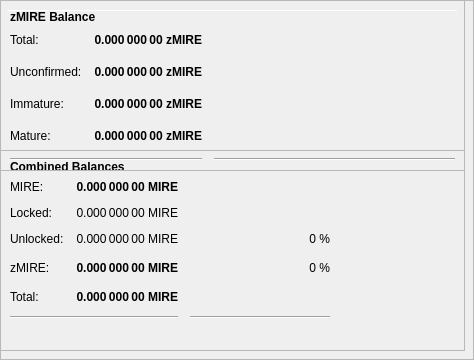
        <widget class="QFrame" name="frameObfuscation">
         <property name="minimumSize">
          <size>
           <width>0</width>
           <height>350</height>
          </size>
         </property>
         <property name="layoutDirection">
          <enum>Qt::LeftToRight</enum>
         </property>
         <property name="frameShape">
          <enum>QFrame::StyledPanel</enum>
         </property>
         <property name="frameShadow">
          <enum>QFrame::Raised</enum>
         </property>
         <widget class="QPushButton" name="runAutoDenom">
          <property name="geometry">
           <rect>
            <x>251</x>
            <y>17</y>
            <width>1</width>
            <height>1</height>
           </rect>
          </property>
          <property name="palette">
           <palette>
            <active>
             <colorrole role="WindowText">
              <brush brushstyle="SolidPattern">
               <color alpha="255">
                <red>0</red>
                <green>0</green>
                <blue>0</blue>
               </color>
              </brush>
             </colorrole>
             <colorrole role="Button">
              <brush brushstyle="SolidPattern">
               <color alpha="255">
                <red>239</red>
                <green>238</green>
                <blue>238</blue>
               </color>
              </brush>
             </colorrole>
             <colorrole role="Light">
              <brush brushstyle="SolidPattern">
               <color alpha="255">
                <red>255</red>
                <green>255</green>
                <blue>255</blue>
               </color>
              </brush>
             </colorrole>
             <colorrole role="Midlight">
              <brush brushstyle="SolidPattern">
               <color alpha="255">
                <red>247</red>
                <green>246</green>
                <blue>246</blue>
               </color>
              </brush>
             </colorrole>
             <colorrole role="Dark">
              <brush brushstyle="SolidPattern">
               <color alpha="255">
                <red>119</red>
                <green>119</green>
                <blue>119</blue>
               </color>
              </brush>
             </colorrole>
             <colorrole role="Mid">
              <brush brushstyle="SolidPattern">
               <color alpha="255">
                <red>159</red>
                <green>159</green>
                <blue>159</blue>
               </color>
              </brush>
             </colorrole>
             <colorrole role="Text">
              <brush brushstyle="SolidPattern">
               <color alpha="255">
                <red>0</red>
                <green>0</green>
                <blue>0</blue>
               </color>
              </brush>
             </colorrole>
             <colorrole role="BrightText">
              <brush brushstyle="SolidPattern">
               <color alpha="255">
                <red>255</red>
                <green>255</green>
                <blue>255</blue>
               </color>
              </brush>
             </colorrole>
             <colorrole role="ButtonText">
              <brush brushstyle="SolidPattern">
               <color alpha="255">
                <red>0</red>
                <green>0</green>
                <blue>0</blue>
               </color>
              </brush>
             </colorrole>
             <colorrole role="Base">
              <brush brushstyle="SolidPattern">
               <color alpha="255">
                <red>255</red>
                <green>255</green>
                <blue>255</blue>
               </color>
              </brush>
             </colorrole>
             <colorrole role="Window">
              <brush brushstyle="SolidPattern">
               <color alpha="255">
                <red>239</red>
                <green>238</green>
                <blue>238</blue>
               </color>
              </brush>
             </colorrole>
             <colorrole role="Shadow">
              <brush brushstyle="SolidPattern">
               <color alpha="255">
                <red>0</red>
                <green>0</green>
                <blue>0</blue>
               </color>
              </brush>
             </colorrole>
             <colorrole role="AlternateBase">
              <brush brushstyle="SolidPattern">
               <color alpha="255">
                <red>247</red>
                <green>246</green>
                <blue>246</blue>
               </color>
              </brush>
             </colorrole>
             <colorrole role="ToolTipBase">
              <brush brushstyle="SolidPattern">
               <color alpha="255">
                <red>255</red>
                <green>255</green>
                <blue>220</blue>
               </color>
              </brush>
             </colorrole>
             <colorrole role="ToolTipText">
              <brush brushstyle="SolidPattern">
               <color alpha="255">
                <red>0</red>
                <green>0</green>
                <blue>0</blue>
               </color>
              </brush>
             </colorrole>
            </active>
            <inactive>
             <colorrole role="WindowText">
              <brush brushstyle="SolidPattern">
               <color alpha="255">
                <red>0</red>
                <green>0</green>
                <blue>0</blue>
               </color>
              </brush>
             </colorrole>
             <colorrole role="Button">
              <brush brushstyle="SolidPattern">
               <color alpha="255">
                <red>239</red>
                <green>238</green>
                <blue>238</blue>
               </color>
              </brush>
             </colorrole>
             <colorrole role="Light">
              <brush brushstyle="SolidPattern">
               <color alpha="255">
                <red>255</red>
                <green>255</green>
                <blue>255</blue>
               </color>
              </brush>
             </colorrole>
             <colorrole role="Midlight">
              <brush brushstyle="SolidPattern">
               <color alpha="255">
                <red>247</red>
                <green>246</green>
                <blue>246</blue>
               </color>
              </brush>
             </colorrole>
             <colorrole role="Dark">
              <brush brushstyle="SolidPattern">
               <color alpha="255">
                <red>119</red>
                <green>119</green>
                <blue>119</blue>
               </color>
              </brush>
             </colorrole>
             <colorrole role="Mid">
              <brush brushstyle="SolidPattern">
               <color alpha="255">
                <red>159</red>
                <green>159</green>
                <blue>159</blue>
               </color>
              </brush>
             </colorrole>
             <colorrole role="Text">
              <brush brushstyle="SolidPattern">
               <color alpha="255">
                <red>0</red>
                <green>0</green>
                <blue>0</blue>
               </color>
              </brush>
             </colorrole>
             <colorrole role="BrightText">
              <brush brushstyle="SolidPattern">
               <color alpha="255">
                <red>255</red>
                <green>255</green>
                <blue>255</blue>
               </color>
              </brush>
             </colorrole>
             <colorrole role="ButtonText">
              <brush brushstyle="SolidPattern">
               <color alpha="255">
                <red>0</red>
                <green>0</green>
                <blue>0</blue>
               </color>
              </brush>
             </colorrole>
             <colorrole role="Base">
              <brush brushstyle="SolidPattern">
               <color alpha="255">
                <red>255</red>
                <green>255</green>
                <blue>255</blue>
               </color>
              </brush>
             </colorrole>
             <colorrole role="Window">
              <brush brushstyle="SolidPattern">
               <color alpha="255">
                <red>239</red>
                <green>238</green>
                <blue>238</blue>
               </color>
              </brush>
             </colorrole>
             <colorrole role="Shadow">
              <brush brushstyle="SolidPattern">
               <color alpha="255">
                <red>0</red>
                <green>0</green>
                <blue>0</blue>
               </color>
              </brush>
             </colorrole>
             <colorrole role="AlternateBase">
              <brush brushstyle="SolidPattern">
               <color alpha="255">
                <red>247</red>
                <green>246</green>
                <blue>246</blue>
               </color>
              </brush>
             </colorrole>
             <colorrole role="ToolTipBase">
              <brush brushstyle="SolidPattern">
               <color alpha="255">
                <red>255</red>
                <green>255</green>
                <blue>220</blue>
               </color>
              </brush>
             </colorrole>
             <colorrole role="ToolTipText">
              <brush brushstyle="SolidPattern">
               <color alpha="255">
                <red>0</red>
                <green>0</green>
                <blue>0</blue>
               </color>
              </brush>
             </colorrole>
            </inactive>
            <disabled>
             <colorrole role="WindowText">
              <brush brushstyle="SolidPattern">
               <color alpha="255">
                <red>119</red>
                <green>119</green>
                <blue>119</blue>
               </color>
              </brush>
             </colorrole>
             <colorrole role="Button">
              <brush brushstyle="SolidPattern">
               <color alpha="255">
                <red>239</red>
                <green>238</green>
                <blue>238</blue>
               </color>
              </brush>
             </colorrole>
             <colorrole role="Light">
              <brush brushstyle="SolidPattern">
               <color alpha="255">
                <red>255</red>
                <green>255</green>
                <blue>255</blue>
               </color>
              </brush>
             </colorrole>
             <colorrole role="Midlight">
              <brush brushstyle="SolidPattern">
               <color alpha="255">
                <red>247</red>
                <green>246</green>
                <blue>246</blue>
               </color>
              </brush>
             </colorrole>
             <colorrole role="Dark">
              <brush brushstyle="SolidPattern">
               <color alpha="255">
                <red>119</red>
                <green>119</green>
                <blue>119</blue>
               </color>
              </brush>
             </colorrole>
             <colorrole role="Mid">
              <brush brushstyle="SolidPattern">
               <color alpha="255">
                <red>159</red>
                <green>159</green>
                <blue>159</blue>
               </color>
              </brush>
             </colorrole>
             <colorrole role="Text">
              <brush brushstyle="SolidPattern">
               <color alpha="255">
                <red>119</red>
                <green>119</green>
                <blue>119</blue>
               </color>
              </brush>
             </colorrole>
             <colorrole role="BrightText">
              <brush brushstyle="SolidPattern">
               <color alpha="255">
                <red>255</red>
                <green>255</green>
                <blue>255</blue>
               </color>
              </brush>
             </colorrole>
             <colorrole role="ButtonText">
              <brush brushstyle="SolidPattern">
               <color alpha="255">
                <red>119</red>
                <green>119</green>
                <blue>119</blue>
               </color>
              </brush>
             </colorrole>
             <colorrole role="Base">
              <brush brushstyle="SolidPattern">
               <color alpha="255">
                <red>239</red>
                <green>238</green>
                <blue>238</blue>
               </color>
              </brush>
             </colorrole>
             <colorrole role="Window">
              <brush brushstyle="SolidPattern">
               <color alpha="255">
                <red>239</red>
                <green>238</green>
                <blue>238</blue>
               </color>
              </brush>
             </colorrole>
             <colorrole role="Shadow">
              <brush brushstyle="SolidPattern">
               <color alpha="255">
                <red>0</red>
                <green>0</green>
                <blue>0</blue>
               </color>
              </brush>
             </colorrole>
             <colorrole role="AlternateBase">
              <brush brushstyle="SolidPattern">
               <color alpha="255">
                <red>239</red>
                <green>238</green>
                <blue>238</blue>
               </color>
              </brush>
             </colorrole>
             <colorrole role="ToolTipBase">
              <brush brushstyle="SolidPattern">
               <color alpha="255">
                <red>255</red>
                <green>255</green>
                <blue>220</blue>
               </color>
              </brush>
             </colorrole>
             <colorrole role="ToolTipText">
              <brush brushstyle="SolidPattern">
               <color alpha="255">
                <red>0</red>
                <green>0</green>
                <blue>0</blue>
               </color>
              </brush>
             </colorrole>
            </disabled>
           </palette>
          </property>
          <property name="focusPolicy">
           <enum>Qt::NoFocus</enum>
          </property>
          <property name="autoFillBackground">
           <bool>true</bool>
          </property>
          <property name="text">
           <string/>
          </property>
          <property name="flat">
           <bool>true</bool>
          </property>
         </widget>
         <widget class="Line" name="line">
          <property name="geometry">
           <rect>
            <x>7</x>
            <y>10</y>
            <width>451</width>
            <height>1</height>
           </rect>
          </property>
          <property name="orientation">
           <enum>Qt::Horizontal</enum>
          </property>
         </widget>
         <widget class="QFrame" name="frame_3">
          <property name="geometry">
           <rect>
            <x>0</x>
            <y>150</y>
            <width>465</width>
            <height>201</height>
           </rect>
          </property>
          <property name="frameShape">
           <enum>QFrame::StyledPanel</enum>
          </property>
          <property name="frameShadow">
           <enum>QFrame::Raised</enum>
          </property>
          <layout class="QVBoxLayout" name="verticalLayout_5">
           <item>
            <layout class="QHBoxLayout" name="horizontalLayout_5" stretch="0">
             <item>
              <widget class="QLabel" name="label_5z">
               <property name="maximumSize">
                <size>
                 <width>16777215</width>
                 <height>20</height>
                </size>
               </property>
               <property name="font">
                <font>
                 <weight>75</weight>
                 <bold>true</bold>
                </font>
               </property>
               <property name="toolTip">
                <string>Combined Balances (including unconfirmed and immature coins)</string>
               </property>
               <property name="text">
                <string>&lt;html&gt;&lt;head/&gt;&lt;body&gt;&lt;p&gt;Combined Balances&lt;/p&gt;&lt;/body&gt;&lt;/html&gt;</string>
               </property>
              </widget>
             </item>
            </layout>
           </item>
           <item>
            <layout class="QGridLayout" name="gridLayout_3">
             <property name="spacing">
              <number>12</number>
             </property>
             <item row="7" column="0" colspan="2">
              <widget class="Line" name="lineSpendableBalance_3">
               <property name="orientation">
                <enum>Qt::Horizontal</enum>
               </property>
              </widget>
             </item>
             <item row="7" column="2">
              <widget class="Line" name="lineWatchBalance_3">
               <property name="sizePolicy">
                <sizepolicy hsizetype="Preferred" vsizetype="Fixed">
                 <horstretch>0</horstretch>
                 <verstretch>0</verstretch>
                </sizepolicy>
               </property>
               <property name="minimumSize">
                <size>
                 <width>140</width>
                 <height>0</height>
                </size>
               </property>
               <property name="orientation">
                <enum>Qt::Horizontal</enum>
               </property>
              </widget>
             </item>
             <item row="4" column="1">
              <widget class="QLabel" name="labelzBalancez">
               <property name="font">
                <font>
                 <weight>75</weight>
                 <bold>true</bold>
                </font>
               </property>
               <property name="cursor">
                <cursorShape>IBeamCursor</cursorShape>
               </property>
               <property name="toolTip">
                <string>Total of transactions that have yet to be confirmed, and do not yet count toward the spendable balance</string>
               </property>
               <property name="text">
                <string notr="true">0.000 000 00 MIRE</string>
               </property>
               <property name="alignment">
                <set>Qt::AlignRight|Qt::AlignTrailing|Qt::AlignVCenter</set>
               </property>
               <property name="textInteractionFlags">
                <set>Qt::LinksAccessibleByMouse|Qt::TextSelectableByKeyboard|Qt::TextSelectableByMouse</set>
               </property>
              </widget>
             </item>
             <item row="6" column="1">
              <widget class="QLabel" name="labelTotalz">
               <property name="font">
                <font>
                 <weight>75</weight>
                 <bold>true</bold>
                </font>
               </property>
               <property name="cursor">
                <cursorShape>IBeamCursor</cursorShape>
               </property>
               <property name="toolTip">
                <string>Total Balance, including unconfirmed and immature coins.</string>
               </property>
               <property name="text">
                <string notr="true">0.000 000 00 MIRE</string>
               </property>
               <property name="alignment">
                <set>Qt::AlignRight|Qt::AlignTrailing|Qt::AlignVCenter</set>
               </property>
               <property name="textInteractionFlags">
                <set>Qt::LinksAccessibleByMouse|Qt::TextSelectableByKeyboard|Qt::TextSelectableByMouse</set>
               </property>
              </widget>
             </item>
             <item row="4" column="3">
              <spacer name="horizontalSpacer_6">
               <property name="orientation">
                <enum>Qt::Horizontal</enum>
               </property>
               <property name="sizeHint" stdset="0">
                <size>
                 <width>40</width>
                 <height>20</height>
                </size>
               </property>
              </spacer>
             </item>
             <item row="6" column="0">
              <widget class="QLabel" name="labelTotalTextz">
               <property name="text">
                <string>Total:</string>
               </property>
              </widget>
             </item>
             <item row="1" column="0">
              <widget class="QLabel" name="labelBalanceTextz">
               <property name="text">
                <string>MIRE:</string>
               </property>
              </widget>
             </item>
             <item row="1" column="1">
              <widget class="QLabel" name="labelBalancez">
               <property name="font">
                <font>
                 <weight>75</weight>
                 <bold>true</bold>
                </font>
               </property>
               <property name="cursor">
                <cursorShape>IBeamCursor</cursorShape>
               </property>
               <property name="toolTip">
                <string>Your current spendable balance</string>
               </property>
               <property name="text">
                <string notr="true">0.000 000 00 MIRE</string>
               </property>
               <property name="alignment">
                <set>Qt::AlignRight|Qt::AlignTrailing|Qt::AlignVCenter</set>
               </property>
               <property name="textInteractionFlags">
                <set>Qt::LinksAccessibleByMouse|Qt::TextSelectableByKeyboard|Qt::TextSelectableByMouse</set>
               </property>
              </widget>
             </item>
             <item row="4" column="0">
              <widget class="QLabel" name="labelzBalanceTextz">
               <property name="toolTip">
                <string/>
               </property>
               <property name="text">
                <string>zMIRE:</string>
               </property>
              </widget>
             </item>
             <item row="4" column="2">
              <widget class="QLabel" name="labelzMIREPercent">
               <property name="toolTip">
                <string>Current percentage of zMIRE.
If AutoMint is enabled this percentage will settle around the configured AutoMint percentage (default = 10%)</string>
               </property>
               <property name="text">
                <string>0 %</string>
               </property>
               <property name="alignment">
                <set>Qt::AlignRight|Qt::AlignTrailing|Qt::AlignVCenter</set>
               </property>
              </widget>
             </item>
             <item row="6" column="2">
              <widget class="QLabel" name="label100Percent">
               <property name="text">
                <string/>
               </property>
               <property name="alignment">
                <set>Qt::AlignRight|Qt::AlignTrailing|Qt::AlignVCenter</set>
               </property>
              </widget>
             </item>
             <item row="2" column="1">
              <widget class="QLabel" name="labelLockedBalance">
               <property name="toolTip">
                <string>Locked MIRE or Masternode collaterals. These are excluded from zMIRE minting.</string>
               </property>
               <property name="text">
                <string>0.000 000 00 MIRE</string>
               </property>
               <property name="alignment">
                <set>Qt::AlignRight|Qt::AlignTrailing|Qt::AlignVCenter</set>
               </property>
              </widget>
             </item>
             <item row="2" column="0">
              <widget class="QLabel" name="labelLockedBalanceText">
               <property name="toolTip">
                <string>Locked MIRE or Masternode collaterals. These are excluded from zMIRE minting.</string>
               </property>
               <property name="text">
                <string>Locked:</string>
               </property>
              </widget>
             </item>
             <item row="3" column="0">
              <widget class="QLabel" name="labelUnLockedBalanceText">
               <property name="toolTip">
                <string>Unlocked MIREs. These can be used for zMIRE minting.</string>
               </property>
               <property name="text">
                <string>Unlocked:</string>
               </property>
              </widget>
             </item>
             <item row="3" column="1">
              <widget class="QLabel" name="labelUnLockedBalance">
               <property name="toolTip">
                <string>Unlocked MIREs. These can be used for zMIRE minting.</string>
               </property>
               <property name="text">
                <string>0.000 000 00 MIRE</string>
               </property>
               <property name="alignment">
                <set>Qt::AlignRight|Qt::AlignTrailing|Qt::AlignVCenter</set>
               </property>
              </widget>
             </item>
             <item row="3" column="2">
              <widget class="QLabel" name="labelMIREPercent">
               <property name="text">
                <string>0 %</string>
               </property>
               <property name="alignment">
                <set>Qt::AlignRight|Qt::AlignTrailing|Qt::AlignVCenter</set>
               </property>
              </widget>
             </item>
            </layout>
           </item>
           <item>
            <spacer name="verticalSpacer">
             <property name="orientation">
              <enum>Qt::Vertical</enum>
             </property>
             <property name="sizeHint" stdset="0">
              <size>
               <width>20</width>
               <height>40</height>
              </size>
             </property>
            </spacer>
           </item>
          </layout>
         </widget>
         <widget class="QFrame" name="frame_4">
          <property name="geometry">
           <rect>
            <x>0</x>
            <y>0</y>
            <width>465</width>
            <height>171</height>
           </rect>
          </property>
          <property name="frameShape">
           <enum>QFrame::StyledPanel</enum>
          </property>
          <property name="frameShadow">
           <enum>QFrame::Raised</enum>
          </property>
          <layout class="QVBoxLayout" name="verticalLayout_7">
           <item>
            <layout class="QHBoxLayout" name="horizontalLayout_8" stretch="0">
             <item>
              <widget class="QLabel" name="label_5z_3">
               <property name="maximumSize">
                <size>
                 <width>16777215</width>
                 <height>20</height>
                </size>
               </property>
               <property name="font">
                <font>
                 <weight>75</weight>
                 <bold>true</bold>
                </font>
               </property>
               <property name="text">
                <string>zMIRE Balance</string>
               </property>
              </widget>
             </item>
            </layout>
           </item>
           <item>
            <layout class="QGridLayout" name="gridLayout_5">
             <property name="spacing">
              <number>12</number>
             </property>
             <item row="4" column="0">
              <widget class="QLabel" name="labelzBalanceMatureText">
               <property name="toolTip">
                <string>Mature: more than 20 confirmation and more than 1 mints of the same denomination after it was minted.
These zMIRE are spendable.</string>
               </property>
               <property name="text">
                <string>Mature:</string>
               </property>
              </widget>
             </item>
             <item row="5" column="0" colspan="2">
              <widget class="Line" name="lineSpendableBalance_5">
               <property name="orientation">
                <enum>Qt::Horizontal</enum>
               </property>
              </widget>
             </item>
             <item row="1" column="1">
              <widget class="QLabel" name="labelzBalance">
               <property name="font">
                <font>
                 <weight>75</weight>
                 <bold>true</bold>
                </font>
               </property>
               <property name="cursor">
                <cursorShape>IBeamCursor</cursorShape>
               </property>
               <property name="toolTip">
                <string>All available zMIRE, unconfirmed and immature zMIRE included.</string>
               </property>
               <property name="text">
                <string notr="true">0.000 000 00 zMIRE</string>
               </property>
               <property name="alignment">
                <set>Qt::AlignRight|Qt::AlignTrailing|Qt::AlignVCenter</set>
               </property>
               <property name="textInteractionFlags">
                <set>Qt::LinksAccessibleByMouse|Qt::TextSelectableByKeyboard|Qt::TextSelectableByMouse</set>
               </property>
              </widget>
             </item>
             <item row="5" column="2">
              <widget class="Line" name="lineWatchBalance_5">
               <property name="sizePolicy">
                <sizepolicy hsizetype="Preferred" vsizetype="Fixed">
                 <horstretch>0</horstretch>
                 <verstretch>0</verstretch>
                </sizepolicy>
               </property>
               <property name="minimumSize">
                <size>
                 <width>140</width>
                 <height>0</height>
                </size>
               </property>
               <property name="orientation">
                <enum>Qt::Horizontal</enum>
               </property>
              </widget>
             </item>
             <item row="1" column="0">
              <widget class="QLabel" name="labelzBalanceText">
               <property name="toolTip">
                <string>All available zMIRE, unconfirmed and immature zMIRE included.</string>
               </property>
               <property name="text">
                <string>Total:</string>
               </property>
              </widget>
             </item>
             <item row="1" column="2">
              <spacer name="horizontalSpacer_8">
               <property name="orientation">
                <enum>Qt::Horizontal</enum>
               </property>
               <property name="sizeHint" stdset="0">
                <size>
                 <width>40</width>
                 <height>20</height>
                </size>
               </property>
              </spacer>
             </item>
             <item row="4" column="2">
              <spacer name="horizontalSpacer_4">
               <property name="orientation">
                <enum>Qt::Horizontal</enum>
               </property>
               <property name="sizeHint" stdset="0">
                <size>
                 <width>40</width>
                 <height>20</height>
                </size>
               </property>
              </spacer>
             </item>
             <item row="4" column="1">
              <widget class="QLabel" name="labelzBalanceMature">
               <property name="font">
                <font>
                 <weight>75</weight>
                 <bold>true</bold>
                </font>
               </property>
               <property name="toolTip">
                <string>Mature: more than 20 confirmation and more than 1 mints of the same denomination after it was minted.
These zMIRE are spendable.</string>
               </property>
               <property name="text">
                <string>0.000 000 00 zMIRE</string>
               </property>
               <property name="alignment">
                <set>Qt::AlignRight|Qt::AlignTrailing|Qt::AlignVCenter</set>
               </property>
              </widget>
             </item>
             <item row="2" column="0">
              <widget class="QLabel" name="labelzBalanceUnconfirmedText">
               <property name="toolTip">
                <string>Unconfirmed: less than 20 confirmations
Immature: confirmed, but less than 1 mints of the same denomination after it was minted</string>
               </property>
               <property name="text">
                <string>Unconfirmed:</string>
               </property>
              </widget>
             </item>
             <item row="2" column="1">
              <widget class="QLabel" name="labelzBalanceUnconfirmed">
               <property name="font">
                <font>
                 <weight>75</weight>
                 <bold>true</bold>
                </font>
               </property>
               <property name="toolTip">
                <string>Unconfirmed: less than 20 confirmations
Immature: confirmed, but less than 1 mints of the same denomination after it was minted</string>
               </property>
               <property name="text">
                <string>0.000 000 00 zMIRE</string>
               </property>
               <property name="alignment">
                <set>Qt::AlignRight|Qt::AlignTrailing|Qt::AlignVCenter</set>
               </property>
              </widget>
             </item>
             <item row="2" column="2">
              <spacer name="horizontalSpacer_5">
               <property name="orientation">
                <enum>Qt::Horizontal</enum>
               </property>
               <property name="sizeHint" stdset="0">
                <size>
                 <width>40</width>
                 <height>20</height>
                </size>
               </property>
              </spacer>
             </item>
             <item row="3" column="0">
              <widget class="QLabel" name="labelzBalanceImmatureText">
               <property name="toolTip">
                <string>Unconfirmed: less than 20 confirmations
Immature: confirmed, but less than 1 mints of the same denomination after it was minted</string>
               </property>
               <property name="text">
                <string>Immature:</string>
               </property>
              </widget>
             </item>
             <item row="3" column="1">
              <widget class="QLabel" name="labelzBalanceImmature">
               <property name="font">
                <font>
                 <weight>75</weight>
                 <bold>true</bold>
                </font>
               </property>
               <property name="toolTip">
                <string>Unconfirmed: less than 20 confirmations
Immature: confirmed, but less than 1 mints of the same denomination after it was minted</string>
               </property>
               <property name="text">
                <string>0.000 000 00 zMIRE</string>
               </property>
               <property name="alignment">
                <set>Qt::AlignRight|Qt::AlignTrailing|Qt::AlignVCenter</set>
               </property>
              </widget>
             </item>
             <item row="3" column="2">
              <spacer name="horizontalSpacer_7">
               <property name="orientation">
                <enum>Qt::Horizontal</enum>
               </property>
               <property name="sizeHint" stdset="0">
                <size>
                 <width>40</width>
                 <height>20</height>
                </size>
               </property>
              </spacer>
             </item>
            </layout>
           </item>
          </layout>
         </widget>
        </widget>
